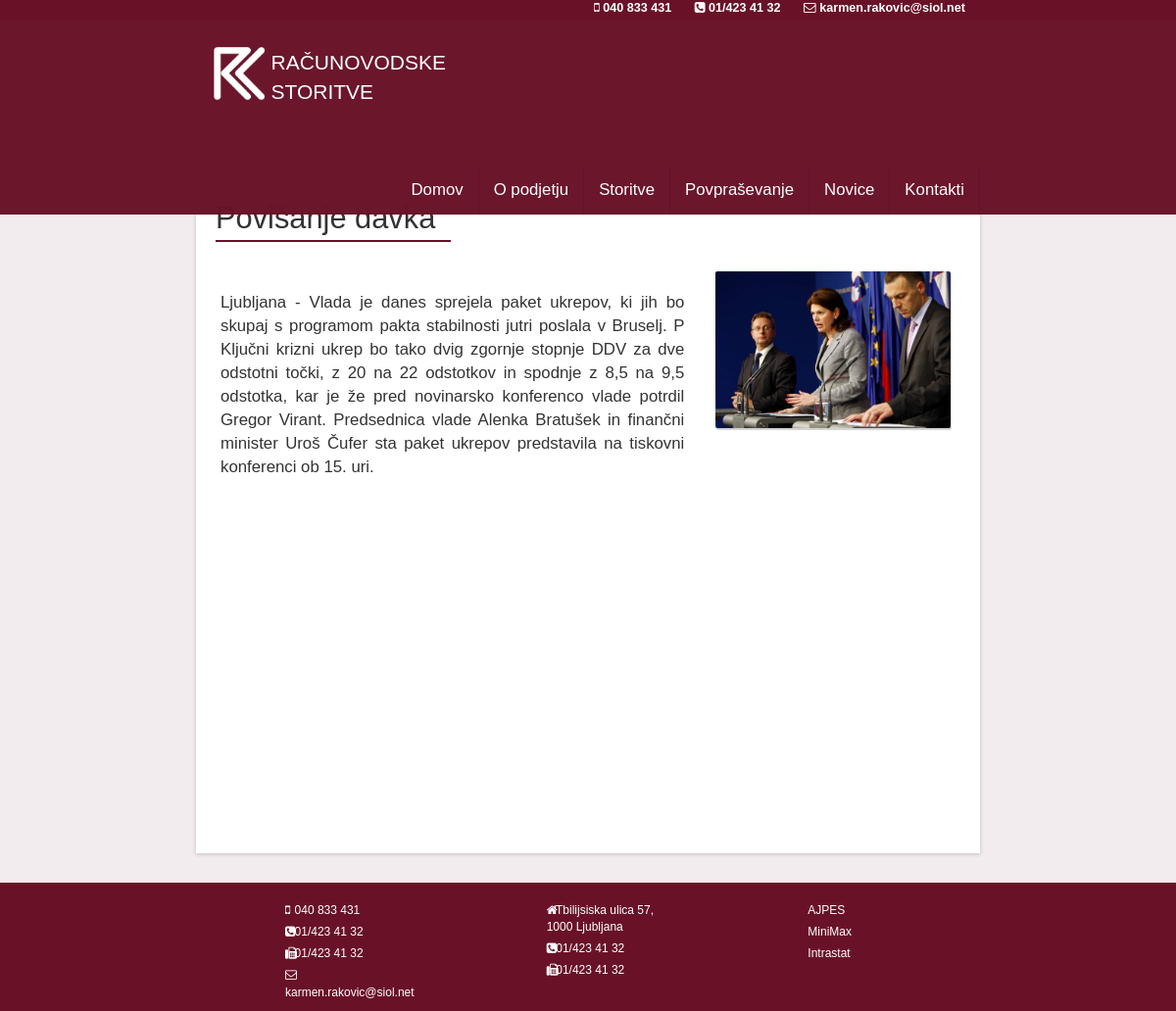
Page /novica/2/ on the committed database.
### rkWebApp/models.py (models this page shows)
class Novica(models.Model):
    title = models.CharField(max_length=60)
    creation_date = models.DateField()
    short_description = models.CharField(max_length=300)
    text = models.TextField()
    image = models.ImageField(upload_to='images/')

### rkWebApp/views.py (the view)
# urls.py: url(r'^novica/(?P<id>\d+)/$', views.novica, name='home'),
def novica(request, id):
    novica = Novica.objects.get(pk=id)
    return render_to_response('novica.html', locals(), context_instance=RequestContext(request))

### templates/novica.html
{% extends "main.html" %}
{% block head_content %}
    <link type="text/css" rel="stylesheet" href="{{STATIC_URL}}css/novica.css">
{% endblock %}
{% block main_content %}
    <div class="row bottom-content-container1">
        <div class="col-lg-2 col-md-2 visible-lg visible-md"></div>
        <div class="col-lg-8 col-md-8 col-sm-12 col-xs-12">
              <div class=" row bottom-content-box">
                  <div class="bottom-content-box-title">
                        {{ novica.title }}
                  </div>
                  <div class="col-lg-8 col-md-8 col-sm-12 col-xs-12">
                      <div class="row bottom-content-box-text">
                        {{ novica.text }}
                      </div>
                  </div>
                  <div class="col-lg-4 col-md-4 visible-lg visible-md">
                      <div class="row">
                          <img class="animated fadeIn bottom-content-box-img" src="{{MEDIA_URL}}{{ novica.image }}" alt="slika1" height="auto" width="90%" />
                      </div>
                  </div>
              </div>
        </div>
        <div class="col-lg-2 col-md-2 visible-lg visible-md"></div>
    </div>
{% endblock %}

### static/css/main-style.css (style rules this page uses)
body { font-family: 'Ubuntu', sans-serif; background: rgba(105,18,39,.08); }

### static/css/novica.css (style rules this page uses)
.bottom-content-container1 { padding-top: 150px; min-height:880px; }
.bottom-content-box { padding-top: 30px; min-height:700px; -webkit-box-shadow: 0px 1px 4px rgba(0,0,0,0.2); -moz-box-shadow: 0px 1px 4px rgba(0,0,0,0.2); box-shadow: 0px 1px 4px rgba(0,0,0,0.2); background-color: #ffffff; }
.bottom-content-box-title { font-size: 2.2em; width: 30%; border-bottom: 2px solid rgba(105,18,39,1); margin-left: 20px; }
.bottom-content-box-text { padding-top: 50px; font-size: 1.2em; margin-right: 20px; margin-left: 10px; text-align: justify; }
.bottom-content-box-img { float: right; margin-top: 30px; margin-right: 30px; border-radius: 2px; -webkit-border-radius: 2px; -moz-border-radius: 2px; -webkit-box-shadow: 1px 2px 1px #d1d1d1; -moz-box-shadow: 1px 2px 1px #d1d1d1; box-shadow: 1px 2px 1px #d1d1d1; }

### rows in the picture
Novica: title "Povišanje davka", text "Ljubljana - Vlada je danes sprejela paket ukrepov, ki jih bo skupaj s programom pakta stabilnosti jutri poslala v Bruselj. P Ključni krizni ukrep bo tako dvig zgornje stopnje DDV za dve odstotni točki, z 20 na 22 odstotkov in spodnje z 8,5 na 9,5 odstotka, kar je že pred novinarsko konferenco vlade potrdil Gregor Virant. Predsednica vlade Alenka Bratušek in finančni minister Uroš Čufer sta paket ukrepov predstavila na tiskovni konferenci ob 15. uri.", image (picture)
